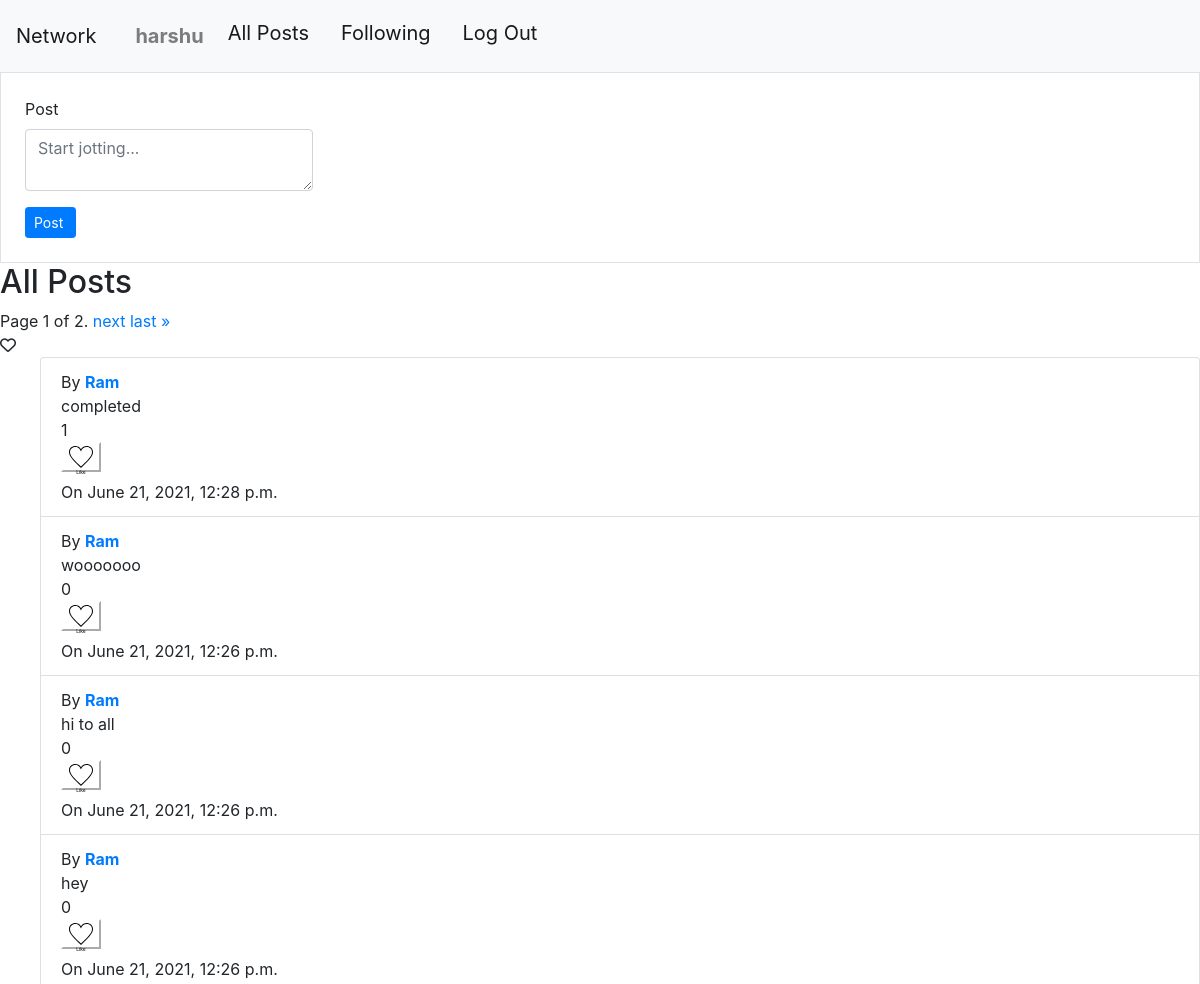
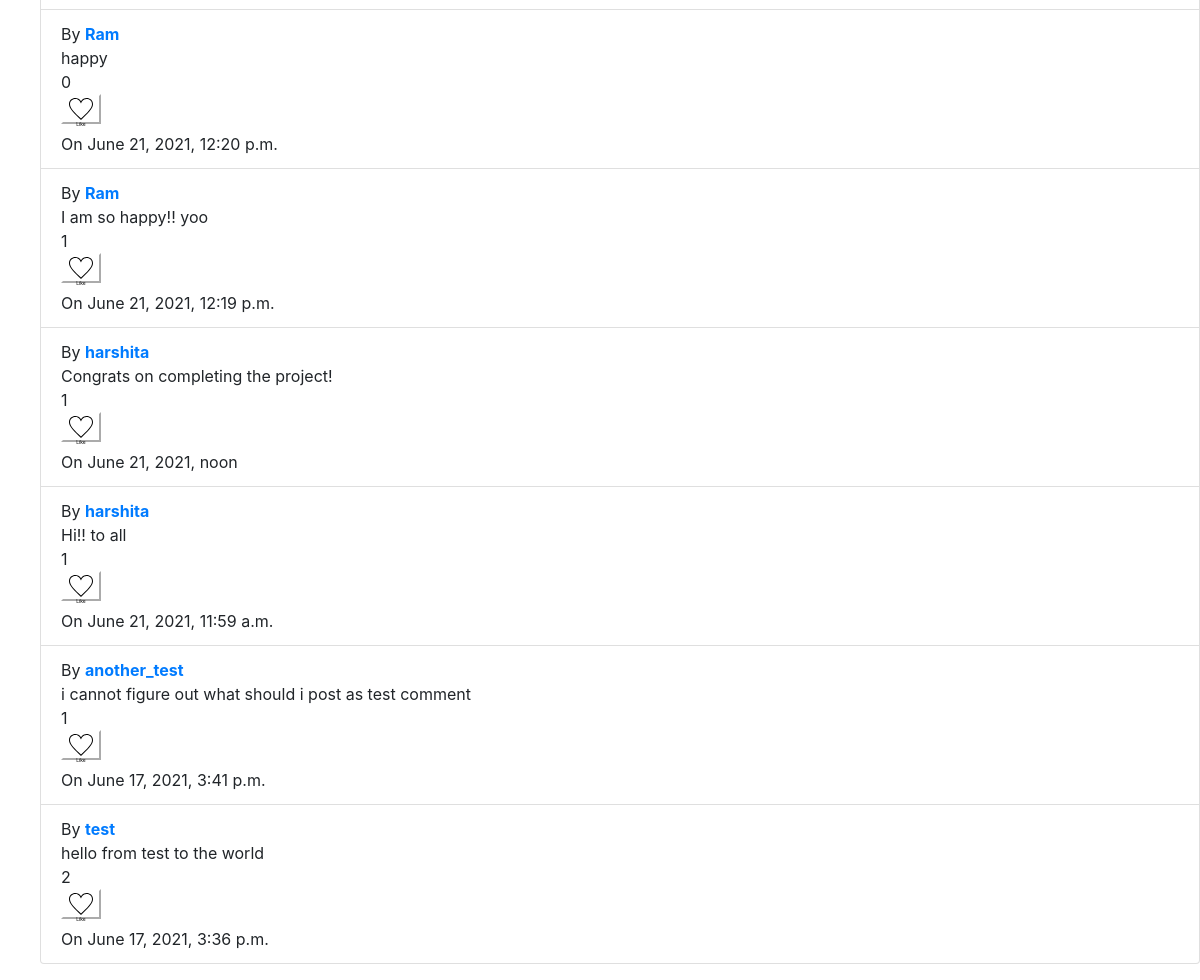
/ (signed in), run on the app's committed database (2 pictures, top to bottom).
### network/models.py (models this page shows, shortened)
class User(AbstractUser):
    pass

class Post(models.Model):
    user = models.ForeignKey(User,on_delete = models.CASCADE, related_name = "posts")
    data = models.TextField(null = True)
    time = models.DateTimeField()
    likers = models.ManyToManyField(User, related_name = "liked_posts")

### network/views.py (the view)
# urls.py: path("", views.index, name="index"),
def index(request):
    entries = Post.objects.order_by('pk')
    entries = entries.reverse()
    if request.user.is_authenticated:
        userobj = User.objects.get(pk=request.user.id)
    else:
        userobj = User.objects.get(pk=1)
    paginator = Paginator(entries, 10)
    if request.GET.get("page") != None:
        try:
            entries = paginator.page(request.GET.get("page")).object_list
            page_obj = paginator.get_page(request.GET.get("page"))
        except:
            entries = paginator.page(1).object_list
            page_obj = paginator.get_page(1)
    else:
        entries = paginator.page(1).object_list
        page_obj = paginator.get_page(1)
    ids = entries.values_list('pk',flat = True)
    ids = list(ids)
    ids.sort()
    ids.reverse()
    return render(request, "network/index.html",{
        "entries":list(entries),
        "userobj":userobj,
        "ids":ids,
        "add_info":"all_posts",
        "page_obj":page_obj
    })

### network/templates/network/index.html (shortened to what this page needs)
{% extends "network/layout.html" %}
{% load static %}
{% block body %}
{% if add_info == "all_posts" %}
<div class="border  p-4">
   <form action = "{% url 'create' %}" method="post">
    <div class="form-group w-25">
      <label for="posting">Post</label>
      <textarea type="text"  name ="data" class="form-control"  placeholder="Start jotting..."></textarea>
    </div>
    <input type="submit" value="Post "class="btn btn-primary btn-sm"></button>
</form>
</div>
<h2>All Posts</h2>
<div class="pagination">
  <span class="step-links">
      <span class="current">
          Page {{ page_obj.number }} of {{ page_obj.paginator.num_pages }}.
      </span>
      {% if page_obj.has_next %}
          <a href="?page={{page_obj.next_page_number}}">next</a>
          <a href="?page={{page_obj.paginator.num_pages}}">last &raquo;</a>
      {% endif %}
  </span>
</div>
{% endif %}
<i class="far fa-heart"></i>
    <ul>
    {% for entry in entries %}
        <li class="list-group-item">
            By <a href="{% url 'profile' entry.user.id %}"><strong>{{entry.user}}</strong></a><br>
              <div class="view_one">
                <div class = "para" >{{entry.data}}</div>
                <div id ="{{entry.id}}">
                  {{entry.likers.count}}
                </div>
                {% if userobj in entry.likers.all %}
                <form class= "likeunlike">
                    <div style="display: block;"  class="two" id={{entry.id}}>
                      {% csrf_token %}
                      <input type="hidden" class="entry_id" name="entry_id" value="{{entry.id}}">
                      <input type="hidden" class="liked" name="liked" value="no">
                      <button class="unlikebuttonsmall"  type="submit" class="btn btn-outline-danger" btn btn-primary btn-sm>
                        <svg xmlns="http://www.w3.org/2000/svg" width="24" height="24" viewBox="0 0 24 24"><path d="M12 4.419c-2.826-5.695-11.999-4.064-11.999 3.27 0 7.27 9.903 10.938 11.999 15.311 2.096-4.373 12-8.041 12-15.311 0-7.327-9.17-8.972-12-3.27z"/></svg>
                        Unlike
                      </button>
                    </div>
                    <div style="display: none;" class="one" id={{entry.id}}>
                      {% csrf_token %}
                      <input type="hidden" class="entry_id" name="entry_id" value="{{entry.id}}">
                        <button class="likebuttonsmall"  type="submit" class="btn btn-outline-danger" btn btn-primary btn-sm>
                          <svg width="24" height="24" xmlns="http://www.w3.org/2000/svg" fill-rule="evenodd" clip-rule="evenodd"><path d="M12 21.593c-5.63-5.539-11-10.297-11-14.402 0-3.791 3.068-5.191 5.281-5.191 1.312 0 4.151.501 5.719 4.457 1.59-3.968 4.464-4.447 5.726-4.447 2.54 0 5.274 1.621 5.274 5.181 0 4.069-5.136 8.625-11 14.402m5.726-20.583c-2.203 0-4.446 1.042-5.726 3.238-1.285-2.206-3.522-3.248-5.719-3.248-3.183 0-6.281 2.187-6.281 6.191 0 4.661 5.571 9.429 12 15.809 6.43-6.38 12-11.148 12-15.809 0-4.011-3.095-6.181-6.274-6.181"/></svg>
                          Like
                        </button>
                    </div>
                </form>
              {% else %}
                <form class="likeunlike">
                    <div style="display: block;" class="one" id={{entry.id}}>
                        <button class="likebuttonsmall"  type="submit" class="btn btn-outline-danger" btn btn-primary btn-sm>
                          Like
                        </button>
                    </div>
                </form>
                {% endif %}
                On {{entry.time}}
                <br>
            </div>
        </li>
    {% endfor %}
  </ul>
{% endblock %}

### network/templates/network/layout.html (shortened to what this page needs)
{% load static %}
<!DOCTYPE html>
<html lang="en">
    <head>
        <link rel="stylesheet" href="https://stackpath.bootstrapcdn.com/bootstrap/4.4.1/css/bootstrap.min.css">
        <link href="{% static 'network/styles.css' %}" rel="stylesheet">
        <link rel="stylesheet" href="path/to/font-awesome/css/font-awesome.min.css">
    </head>
    <body>
        <nav class="navbar navbar-expand-lg navbar-light bg-light">
            <a class="navbar-brand" href="#">Network</a>
            <div class="container-fluid">
              <ul class="navbar-nav me-auto mb-2 mb-lg-0">
                {% if user.is_authenticated %}
                    <li class="navbar-brand">
                        <a class="nav-link" href="{% url 'profile' user.id %}"><strong>{{ user.username }}</strong></a>
                    </li>
                {% endif %}
                <li class="navbar-brand">
                  <a class="navbar-brand" href="{% url 'index' %}">All Posts</a>
                </li>
                {% if user.is_authenticated %}
                    <li class="navbar-brand">
                        <a class="navbar-brand" href="{% url 'following_post' %}">Following</a>
                    </li>
                    <li class="navbar-brand">
                        <a class="navbar-brand" href="{% url 'logout' %}">Log Out</a>
                    </li>
                {% endif %}
              </ul>
            </div>
          </nav>
        <div class="body">
            {% block body %}
            {% endblock %}
        </div>
    </body>
</html>

### network/static/network/styles.css (style rules this page uses)
.likebuttonsmall { font-size: 5px; width: min-content; height: 30px; border-color: white; background-color:white; border-color: white; text-decoration-color: #aab8c2; }

### data on the page
User: username "harshu"
Post: user "Ram", data "completed", likers.count "1", time "June 21, 2021, 12:28 p.m."
Post: user "Ram", data "wooooooo", likers.count "0", time "June 21, 2021, 12:26 p.m."
Post: user "Ram", data "hi to all", likers.count "0", time "June 21, 2021, 12:26 p.m."
Post: user "Ram", data "hey", likers.count "0", time "June 21, 2021, 12:26 p.m."
Post: user "Ram", data "happy", likers.count "0", time "June 21, 2021, 12:20 p.m."
Post: user "Ram", data "I am so happy!! yoo", likers.count "1", time "June 21, 2021, 12:19 p.m."
Post: user "harshita", data "Congrats on completing the project!", likers.count "1", time "June 21, 2021, noon"
Post: user "harshita", data "Hi!! to all", likers.count "1", time "June 21, 2021, 11:59 a.m."
Post: user "another_test", data "i cannot figure out what should i post as test comment", likers.count "1", time "June 17, 2021, 3:41 p.m."
Post: user "test", data "hello from test to the world", likers.count "2", time "June 17, 2021, 3:36 p.m."

### other printed values
{{ page_obj.number }} "1"
{{ page_obj.paginator.num_pages }} "2"
